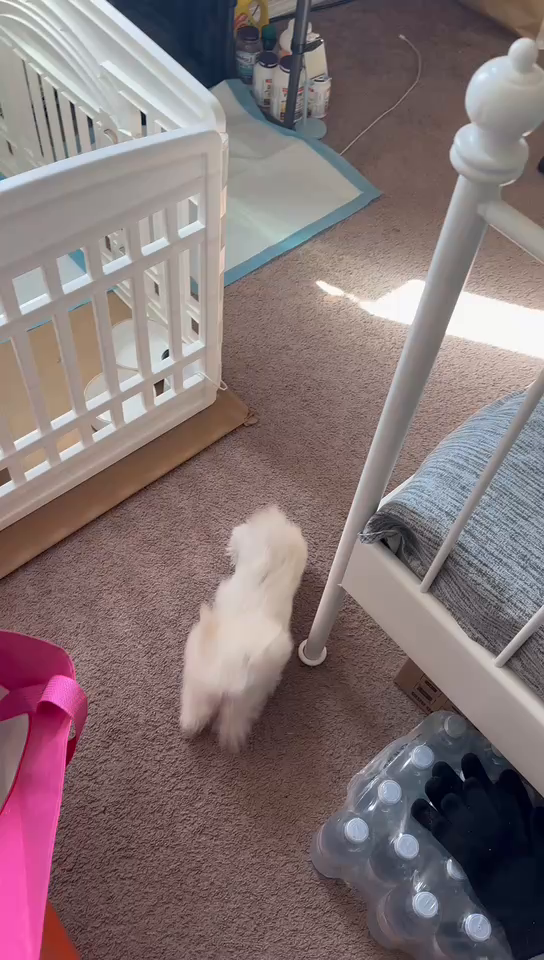
#> input picture frame 0 of img_video_source/taozi4.mp4, 544 x 960 px
$ python 1_video_to_yolov8_dual.py
#> lines starting #> are read from the running program, lines starting #| are printed output that depends on the picture
import os
import cv2
import random
import shutil
import yaml
from pathlib import Path
from tqdm import tqdm
from datetime import datetime
import numpy as np


class VideoToYoloDataset:
    def __init__(self, video_path, output_dir, frame_interval=1, train_ratio=0.7, val_ratio=0.2, test_ratio=0.1):
        """
        初始化视频到 YOLOv8 数据集转换器

        参数:
            video_path: 输入视频文件路径
            output_dir: 输出数据集目录
            frame_interval: 每隔多少帧提取一对
            train_ratio: 训练集比例
            val_ratio: 验证集比例
            test_ratio: 测试集比例
        """
#> called with video_path = 'img_video_source/taozi4.mp4', output_dir = 'datasets/taozi', frame_interval = 1, train_ratio = 0.7, val_ratio = 0.2, test_ratio = 0.1
        self.video_path = video_path
        self.output_dir = Path(output_dir)
        self.frame_interval = frame_interval
        self.train_ratio = train_ratio
        self.val_ratio = val_ratio
        self.test_ratio = test_ratio

        # 创建必要的目录
        self.images_dir = self.output_dir / "images"
        self.labels_dir = self.output_dir / "labels"
        self.train_images_dir = self.images_dir / "train"
        self.train_labels_dir = self.labels_dir / "train"
        self.val_images_dir = self.images_dir / "val"
        self.val_labels_dir = self.labels_dir / "val"
        self.test_images_dir = self.images_dir / "test"
        self.test_labels_dir = self.labels_dir / "test"

        for dir_path in [
            self.train_images_dir, self.train_labels_dir,
            self.val_images_dir, self.val_labels_dir,
            self.test_images_dir, self.test_labels_dir
        ]:
            dir_path.mkdir(parents=True, exist_ok=True)

        # 视频信息
        self.video = cv2.VideoCapture(video_path)
        self.frame_count = int(self.video.get(cv2.CAP_PROP_FRAME_COUNT))
        self.fps = self.video.get(cv2.CAP_PROP_FPS)
        self.width = int(self.video.get(cv2.CAP_PROP_FRAME_WIDTH))
        self.height = int(self.video.get(cv2.CAP_PROP_FRAME_HEIGHT))

        print(f"视频信息: {self.width}x{self.height}, {self.fps:.2f} FPS, {self.frame_count} 帧")

    def extract_frame_pairs(self):
        """从视频中提取帧对并保存为图像"""
        print(f"开始提取帧对 (每隔 {self.frame_interval} 帧提取一对)...")

        # 计算可提取的帧对数量
        max_pairs = self.frame_count - self.frame_interval
        if max_pairs <= 0:
            raise ValueError("视频帧数太少，无法提取帧对")

        print(f"总共可提取 {max_pairs} 对帧")

        for i in tqdm(range(max_pairs)):
            # 读取第一帧
            self.video.set(cv2.CAP_PROP_POS_FRAMES, i)
            ret1, frame1 = self.video.read()

            # 读取第二帧
            self.video.set(cv2.CAP_PROP_POS_FRAMES, i + self.frame_interval)
            ret2, frame2 = self.video.read()

            if not ret1 or not ret2:
                print(f"警告: 无法读取帧对 {i}, {i + self.frame_interval}，跳过")
                continue

            # 保存帧对
            pair_name = f"pair_{i:06d}.jpg"
            pair_path = self.images_dir / pair_name

            # 合并两帧为六通道（这里先保存为RGB-RGB水平拼接，训练时再处理为六通道）
            combined_frame = np.hstack([frame1, frame2])
            cv2.imwrite(str(pair_path), combined_frame)
#> this loop made 16 passes
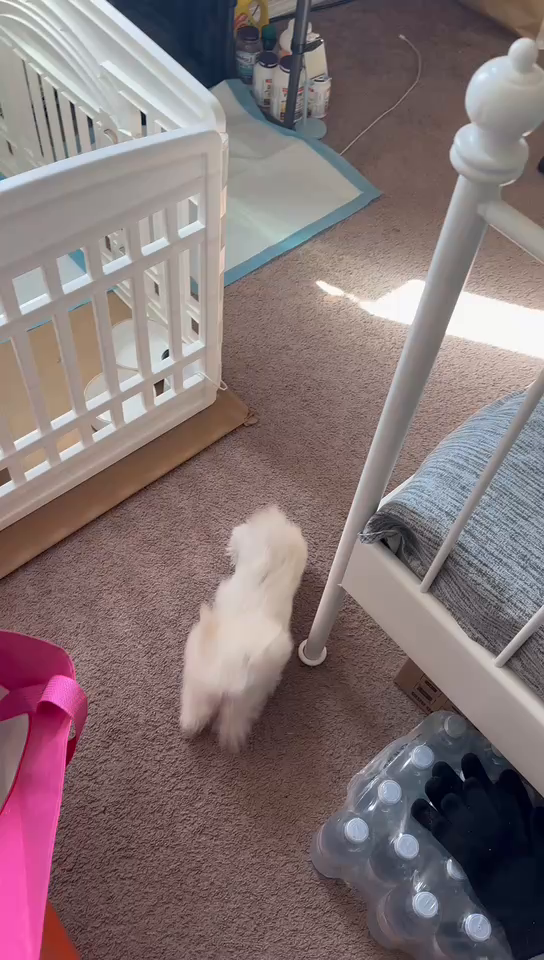
#> input picture frame 0 of img_video_source/taozi4.mp4, 544 x 960 px
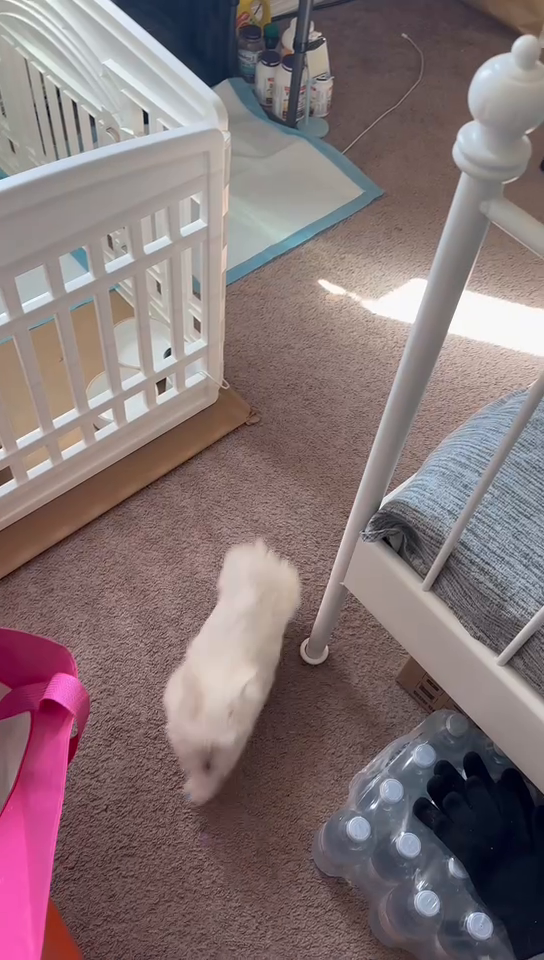
#> input picture frame 1 of img_video_source/taozi4.mp4, 544 x 960 px
#> pass 1, in extract_frame_pairs, `combined_frame = np.hstack([frame1, frame2])`:
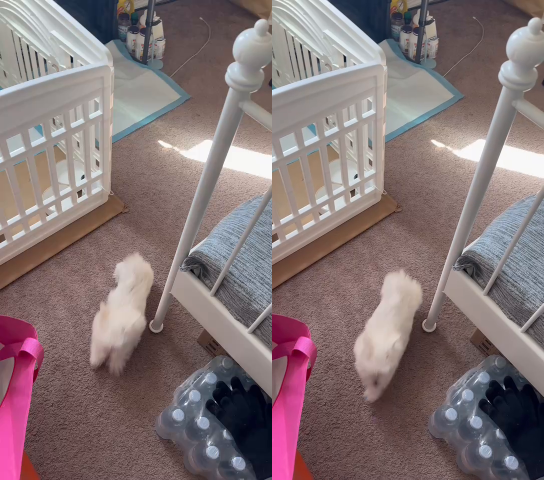
#> combined_frame: shape (960, 1088, 3) (shown at 1/2 size); mean B, G, R 117, 115.2, 131.5
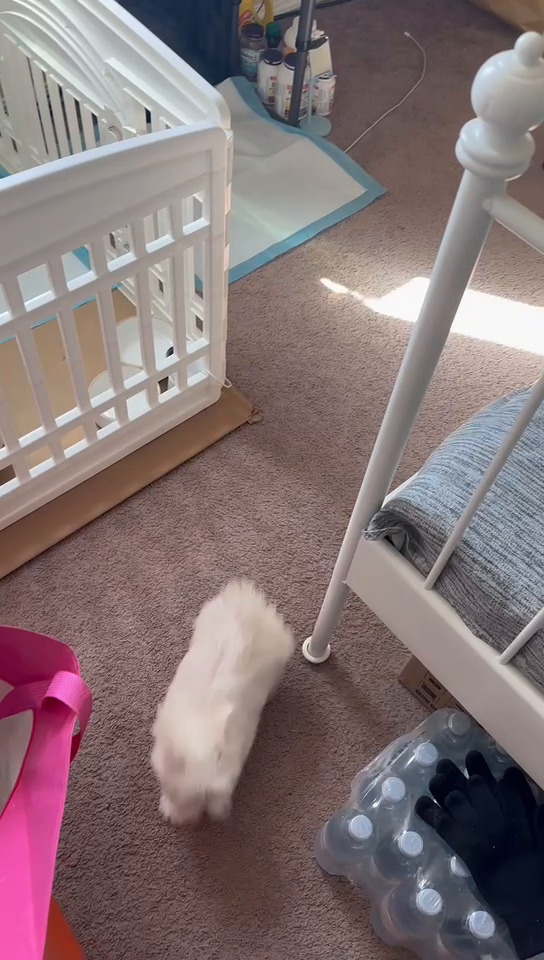
#> input picture frame 2 of img_video_source/taozi4.mp4, 544 x 960 px
#> pass 2, in extract_frame_pairs, `combined_frame = np.hstack([frame1, frame2])`:
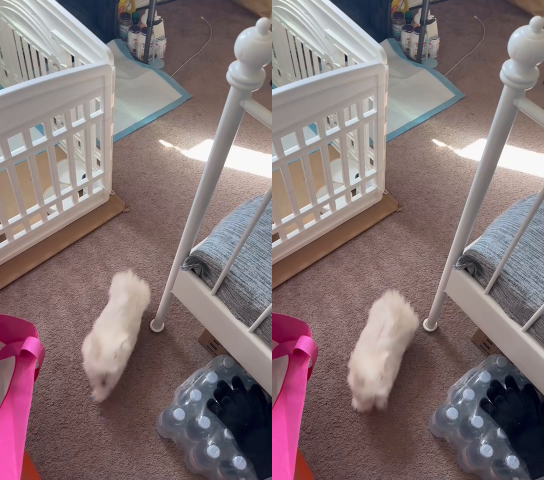
#> combined_frame: shape (960, 1088, 3) (shown at 1/2 size); mean B, G, R 117.2, 115.4, 131.9
#> pass 3, in extract_frame_pairs, `ret2, frame2 = self.video.read()`:
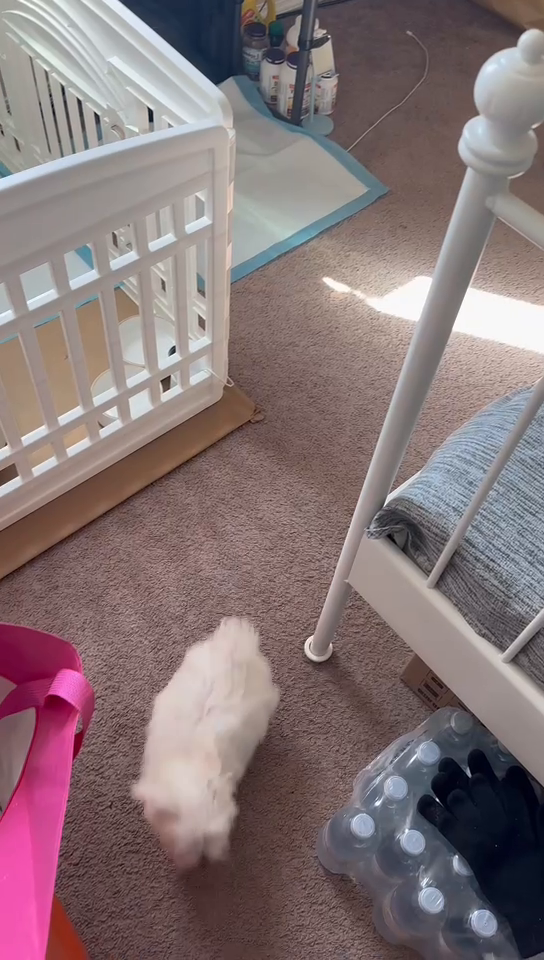
#> frame2: shape (960, 544, 3); mean B, G, R 118.1, 116.1, 133
#> pass 3, in extract_frame_pairs, `combined_frame = np.hstack([frame1, frame2])`:
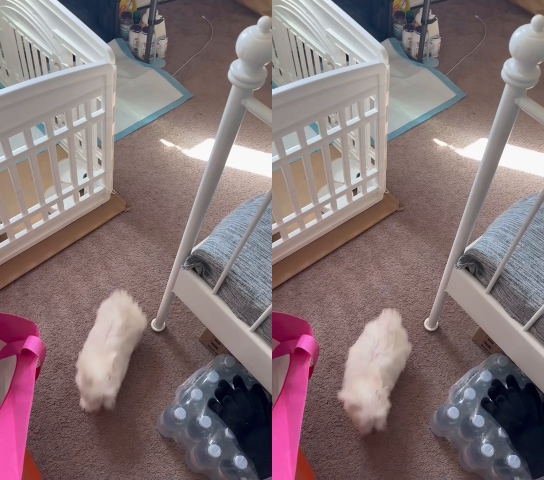
#> combined_frame: shape (960, 1088, 3) (shown at 1/2 size); mean B, G, R 117.7, 115.8, 132.5

        self.video.release()
        print(f"成功提取 {max_pairs} 对帧")
        return max_pairs

    # [70 lines left out: functions split_dataset, _move_files_to_dir, create_data_yaml, create_sample_labels, not called in this run]

    def generate_dataset(self, classes):
        """生成完整的 YOLOv8 数据集"""
        print(f"开始生成 YOLOv8 数据集: {self.output_dir}")

        # 1. 提取帧对
        total_pairs = self.extract_frame_pairs()

        # 2. 分割数据集
        train_size, val_size, test_size = self.split_dataset(total_pairs)

        # 3. 创建配置文件
        data_yaml_path = self.create_data_yaml(classes)

        # 4. 创建样本标签文件
        self.create_sample_labels(classes)

        print("\n数据集生成完成！")
        print(f"数据集位置: {self.output_dir}")
        print(f"配置文件: {data_yaml_path}")
        print("\n下一步:")
        print("1. 使用标注工具（如 Roboflow、LabelImg）标注生成的图像对")
        print("2. 将标注文件（.txt 格式）放入对应的 labels/train, labels/val, labels/test 目录")
        print("3. 使用以下命令训练 YOLOv8 模型:")
        print(f"   yolo train model=yolov8n_6channel.pt data={data_yaml_path} epochs=100 imgsz={self.width * 2}")

        return {
            "output_dir": self.output_dir,
            "data_yaml": data_yaml_path,
            "train_size": train_size,
            "val_size": val_size,
            "test_size": test_size
        }


if __name__ == "__main__":
    # 配置参数
    VIDEO_PATH = "img_video_source/taozi4.mp4"  # 替换为你的视频路径
    OUTPUT_DIR = "datasets/taozi"  # 输出数据集目录
    FRAME_INTERVAL = 1  # 提取相邻帧对
    # 配置参数
    # CLASSES = ["bed", "dog", "chair", "bottle", "gloves", "desk"]  # 你的类别列表
    CLASSES = ["dog"]  # 你的类别列表

    # 创建数据集生成器
    dataset_creator = VideoToYoloDataset(
        video_path=VIDEO_PATH,
        output_dir=OUTPUT_DIR,
        frame_interval=FRAME_INTERVAL
    )

    # 生成数据集
    dataset_info = dataset_creator.generate_dataset(classes=CLASSES)

$ run again, starting later in the video
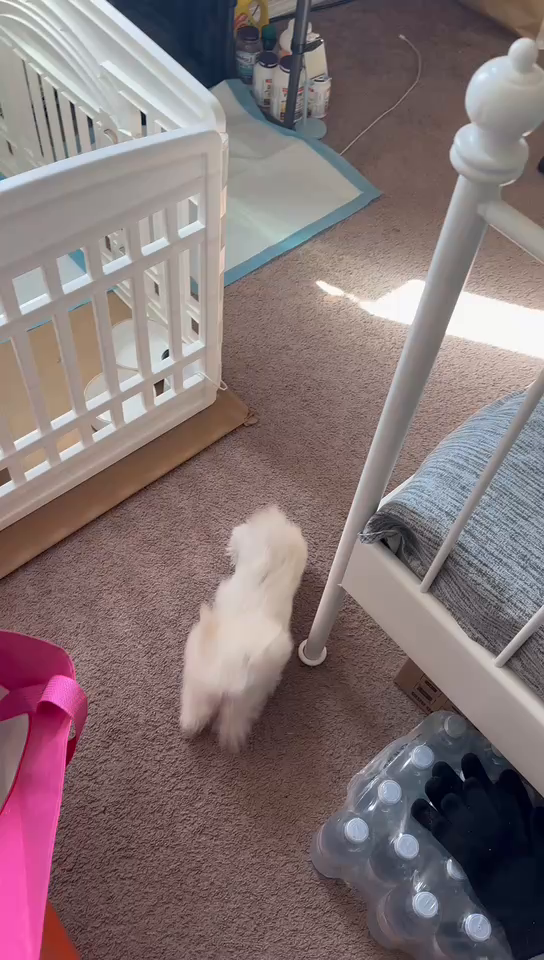
#> input picture frame 0 of img_video_source/taozi4.mp4, 544 x 960 px
#> the loop in extract_frame_pairs, `for i in tqdm(range(max_pairs)):` made 16 passes
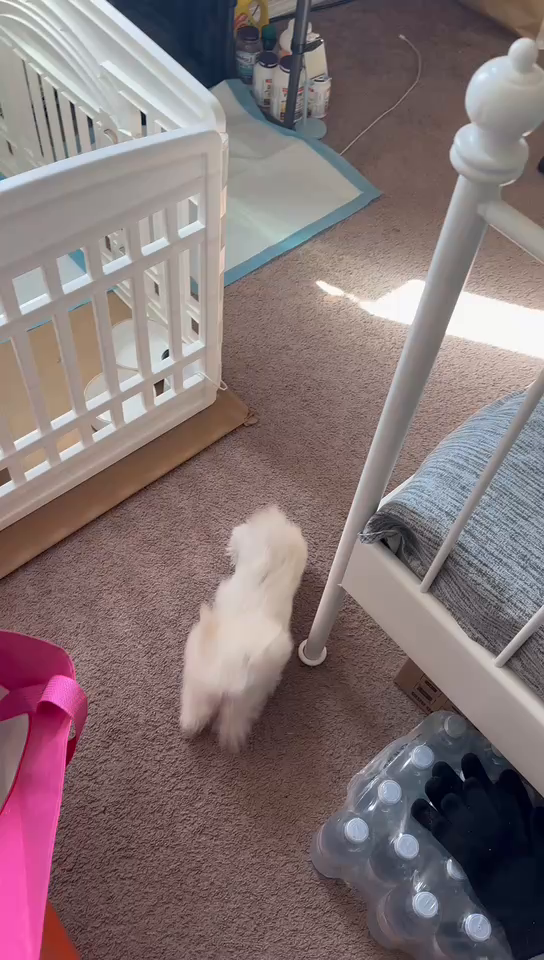
#> input picture frame 0 of img_video_source/taozi4.mp4, 544 x 960 px
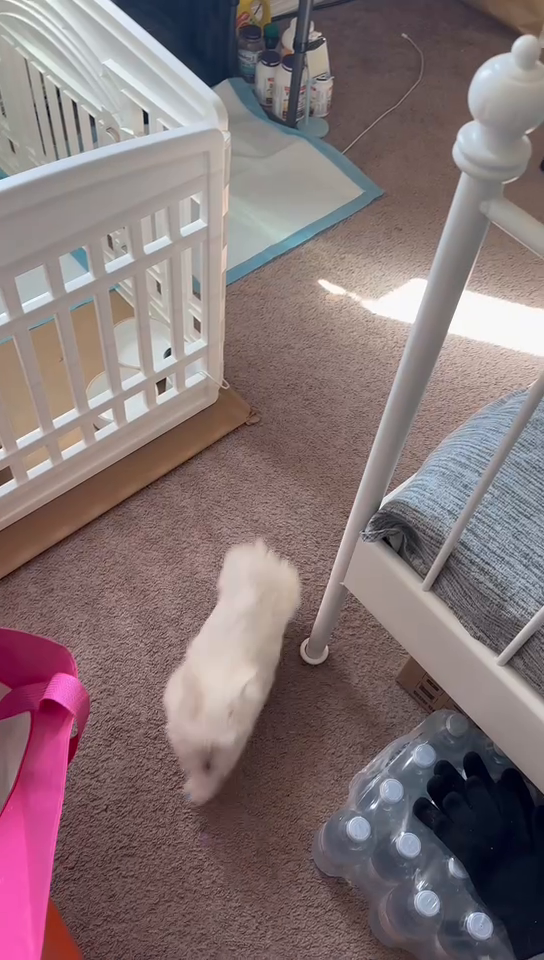
#> input picture frame 1 of img_video_source/taozi4.mp4, 544 x 960 px
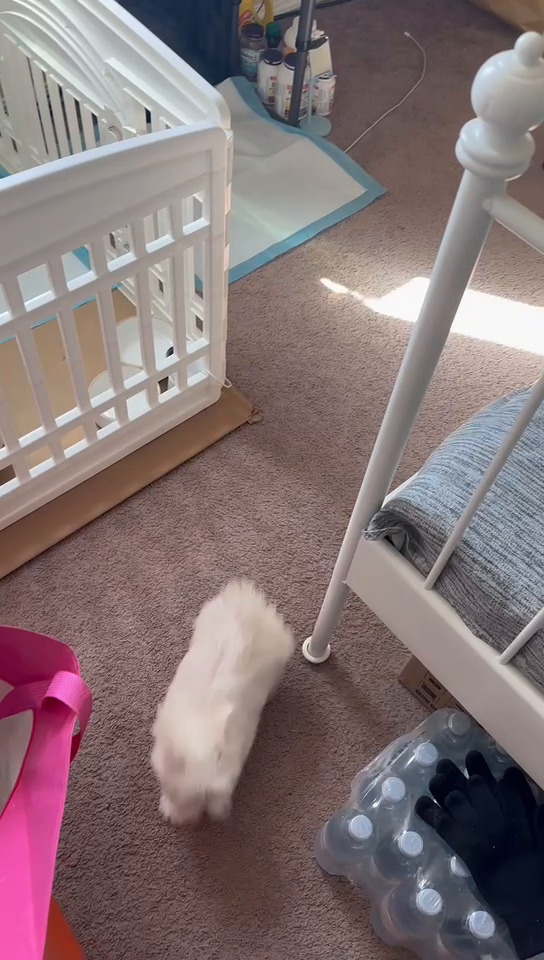
#> input picture frame 2 of img_video_source/taozi4.mp4, 544 x 960 px

$ run again, starting later in the video
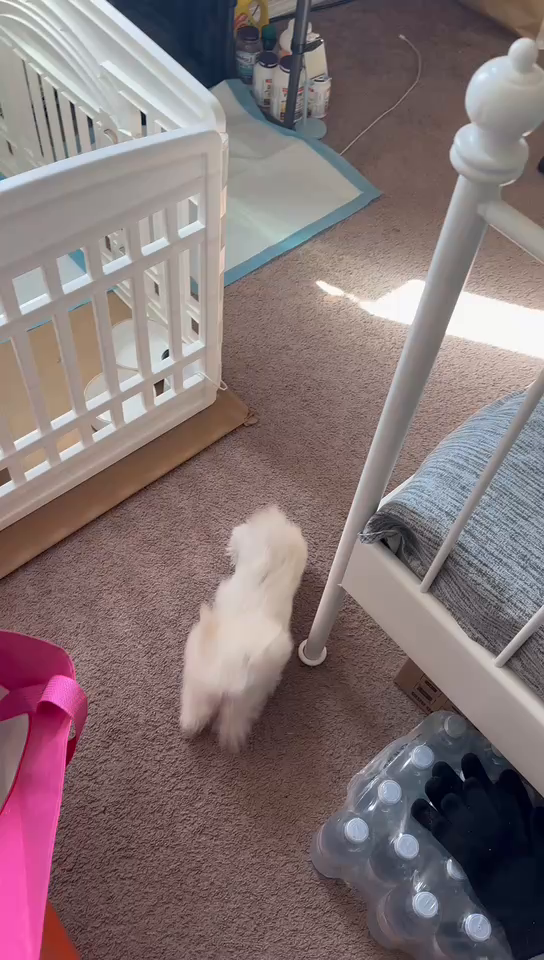
#> input picture frame 0 of img_video_source/taozi4.mp4, 544 x 960 px
#> the loop in extract_frame_pairs, `for i in tqdm(range(max_pairs)):` made 16 passes
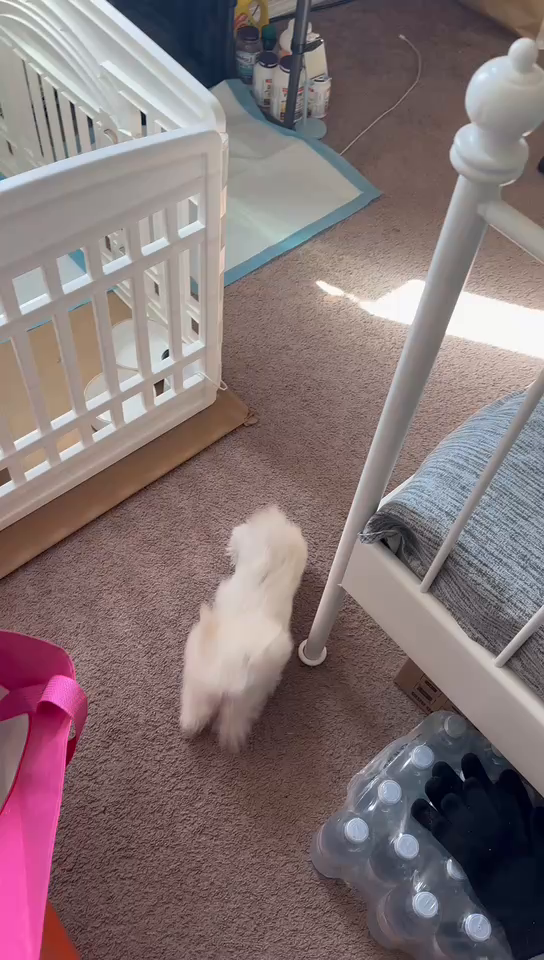
#> input picture frame 0 of img_video_source/taozi4.mp4, 544 x 960 px
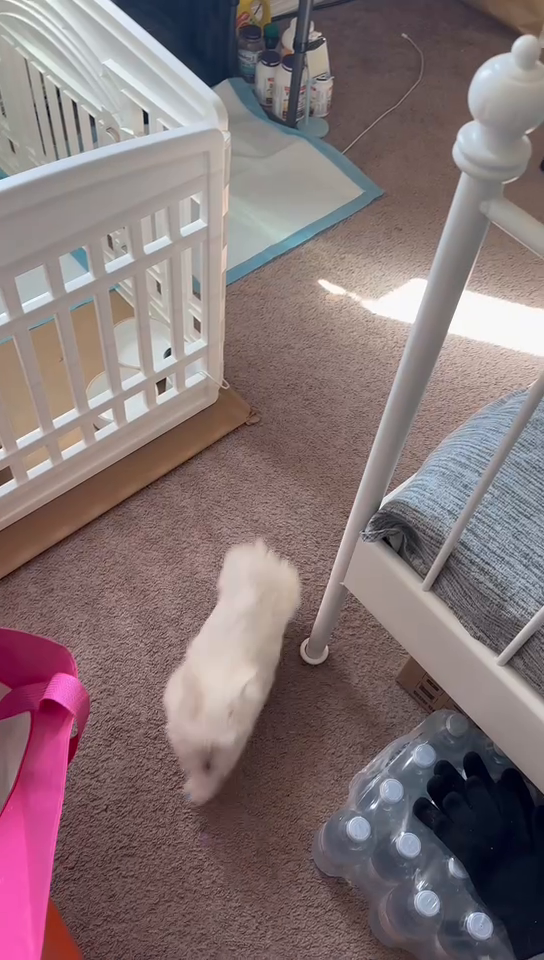
#> input picture frame 1 of img_video_source/taozi4.mp4, 544 x 960 px
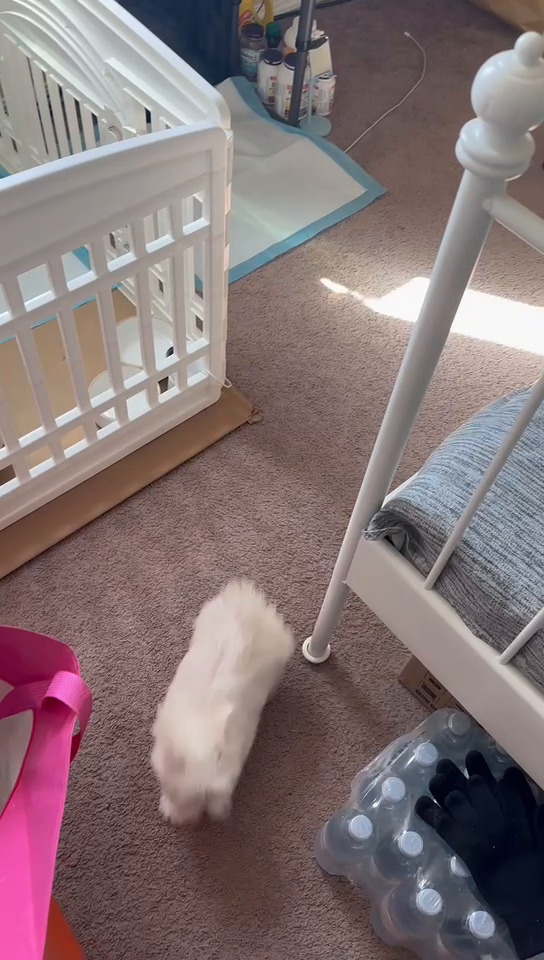
#> input picture frame 2 of img_video_source/taozi4.mp4, 544 x 960 px
